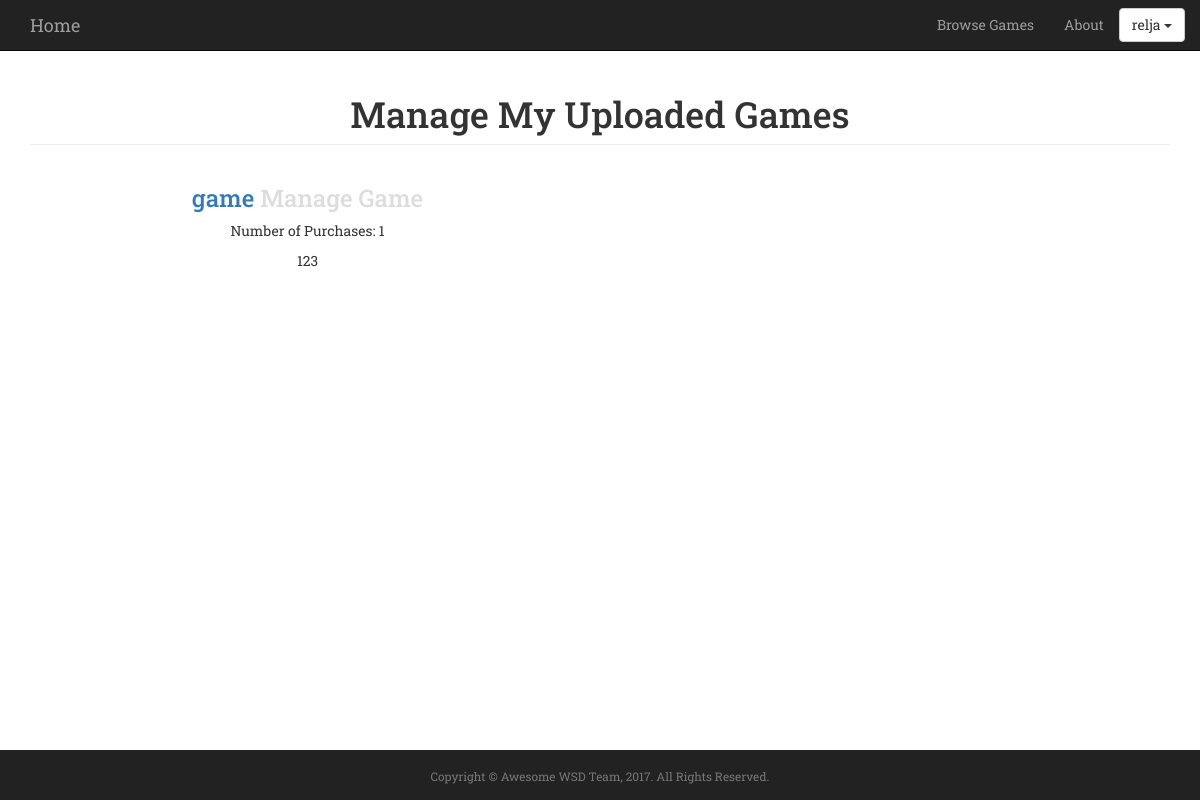
The page /myProfile/manageUploadedGames/ (signed in) on the database as committed earlier.
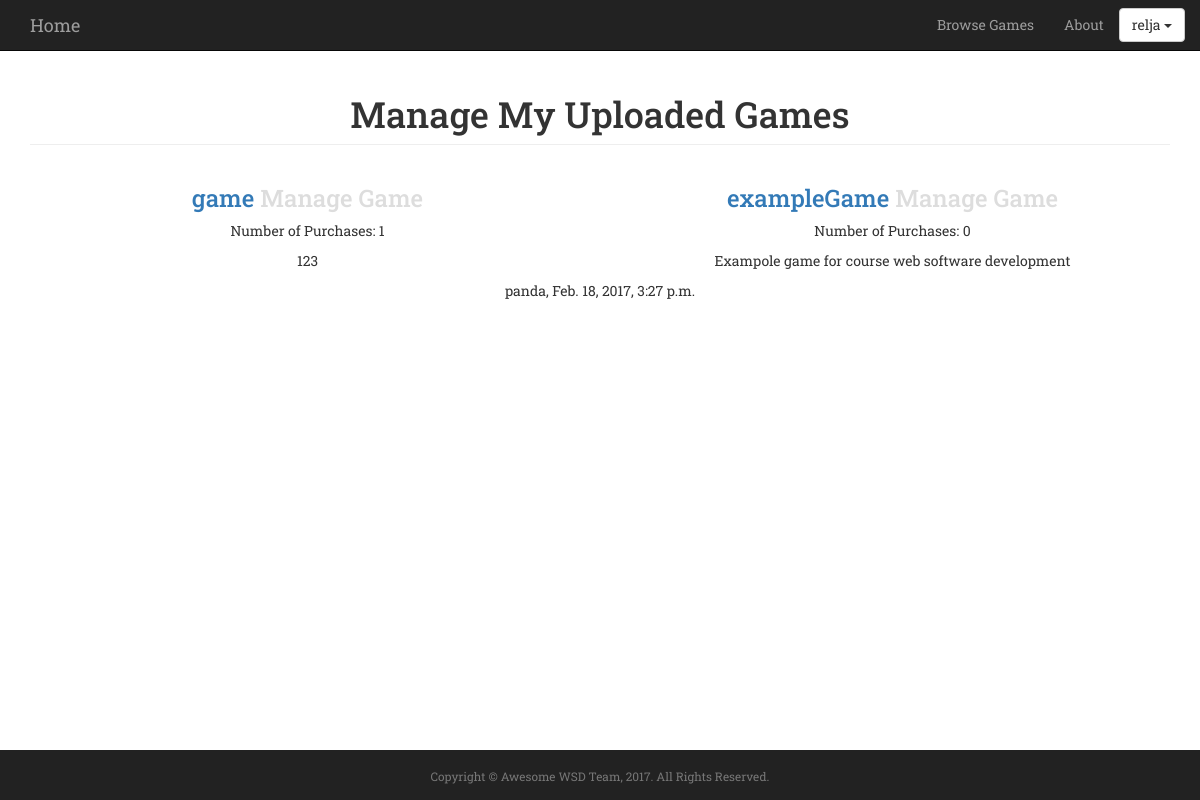
The same page on the database as committed later.
### awsomeProject/models.py (models this page shows, shortened)
class Game(models.Model):
	Category_Choices = (
		('Action', 'Action'),
		('Adventure', 'Adventure'),
		('Sports', 'Sports'),
		('Strategy', 'Strategy'),
		('Puzzle', 'Puzzle')
	)
	name = models.CharField(max_length=255, unique=True)
	url = models.URLField()
	price = models.FloatField()
	description = models.TextField(max_length=300, default='')
	created = models.DateField(default=now, editable=False)
	category = models.CharField(max_length=20, choices=Category_Choices, default='Action')
	image = CloudinaryField('image')
	""" Informative name for mode """

class Transaction(models.Model):
	user = models.ForeignKey(User, on_delete = models.CASCADE)
	game = models.ForeignKey('Game', on_delete = models.CASCADE)
	timestamp = models.DateTimeField(default=now, editable=False)

### awsomeProject/views.py (the view)
# urls.py: url(r'^myProfile/manageUploadedGames/$', views.manageUploadedGames, name='manageUploadedGames'),
@login_required(login_url='/login/')
def manageUploadedGames(request):
	developerProfile = UserProfile.objects.get(user=request.user)
	if developerProfile.isDeveloper:
		DeveloperGames = DeveloperGame.objects.all().filter(user=request.user) #Querying from the developer game table all objects whose user matches request.user
		games = []
		numberOfPurchasesList = []
		for developerGame in DeveloperGames:
			games.append(developerGame.game) # developerGame is an instance (a row in the database table) of DeveloperGames
			Purchases = Transaction.objects.all().filter(game=developerGame.game) 	# Querying from the Transaction table the all transactions objects
			numberOfPurchasesList.append(len(Purchases))
		gamePurchases = zip(games, numberOfPurchasesList)
	else:
		return HttpResponseRedirect('/') #in case address is typed, this redirects them to home (secure stuff)
	PurchasedGames = Transaction.objects.all().filter(user=request.user)
	purchasedGames = []
	purchasedWhen = []
	for boughtGame in PurchasedGames:
		purchasedGames.append(boughtGame.game.name)
		purchasedWhen.append(boughtGame.timestamp)
	boughtGames = zip(purchasedGames, purchasedWhen)
	return render(request, "manageUploadedGames.html", {"developerProfile": developerProfile, "gamePurchases": gamePurchases, "boughtGames": boughtGames})

### awsomeProject/templates/manageUploadedGames.html (shortened to what this page needs)
{% extends "base.html" %}
{% block scriptsAndStylesheets %}
  {% load cloudinary %}
{% endblock %}
{% block main %}
<div class="col-lg-12">
                <h1 class="page-header"> Manage My Uploaded Games </h1>
</div>
{% for game, numberOfPurchases in gamePurchases %}
<div class="col-md-6 portfolio-item">
               <h3>
                   <a href={% url "game" game.name %}> {{game.name}}</a>
                   <a href={% url "manageGame" game.name %} style="color:#ddd;">Manage Game</a>
               </h3>
               <p> Number of Purchases: {{numberOfPurchases}}</p>
               <p> {{game.description}}</p>
</div>
{% endfor %}
{% for purchasedGame, purchasedWhen in boughtGames %}
	<p>{{purchasedGame}}, {{purchasedWhen}}</p>
{% endfor %}
{% endblock %}

Rows that differ between the two databases and show on the page:
added Game: name "exampleGame", numberOfPurchases "0", description "Exampole game for course web software development"
now on this page (row unchanged): Game: boughtGames "panda"
added Transaction: boughtGames "Feb. 18, 2017, 3:27 p.m."
